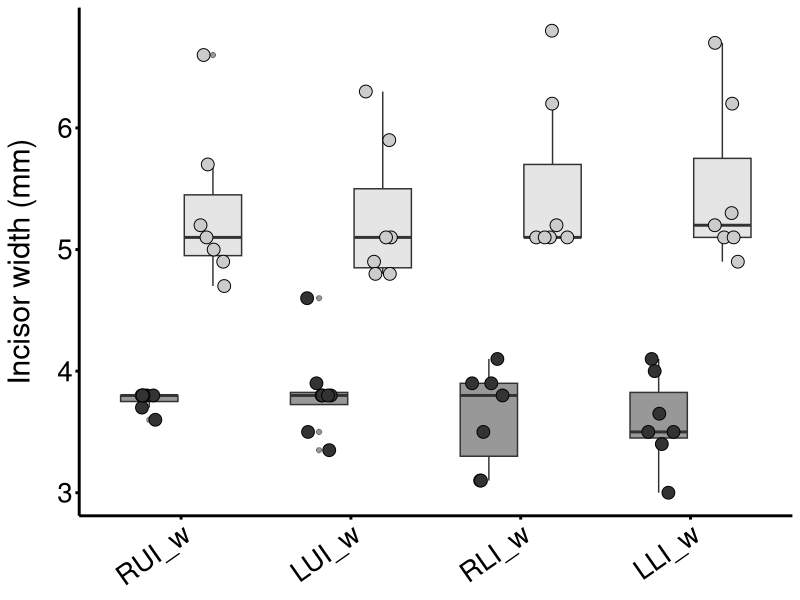

The R source for this figure:

## incisor measurements from Jeremy

library(dplyr)
library(reshape2)
library(ggplot2)

incisors <- read.csv('spreadsheets/brown-Porcupine Measurements.csv', na.strings = 'N/A',
                     colClasses = c(rep('factor', 3), rep('numeric', 8)))

head(incisors)
colnames(incisors) <- c('specimenID', 'species', 'sex', 'RUI_l', 'RUI_w', 'LUI_l', 'LUI_w', 'RLI_l', 'RLI_w', 'LLI_l', 'LLI_w')

  erdo_incisors <- incisors[incisors$species == 'E. dorsatum',]  # porcupine
  myco_inisors <- incisors[incisors$species == 'M. coypus',]     # nutria

# grouped by species/sex
  melted <- melt(incisors, id.vars = c('specimenID', 'species', 'sex'))
  grouped <- group_by(melted, species, sex, variable)

  stats_spec_sex <-  summarise(grouped, mean = mean(value, na.rm = TRUE), sd = sd(value, na.rm = TRUE), n = sum(!is.na(value)),
            se = sd(value, na.rm = TRUE)/sqrt(sum(!is.na(value))))
  
  stats_spec_sex
    ## will have some NAs for SD and SE because some combos have only n = 1 (e.g., ERDO male)
  
# grouped by just species:
  grouped_simple <- group_by(melted, species, variable)

  stats_spec <-   summarise(grouped_simple, mean = mean(value, na.rm = TRUE), sd = sd(value, na.rm = TRUE), 
                            n = sum(!is.na(value)), se = sd(value, na.rm = TRUE)/sqrt(sum(!is.na(value))))
  stats_spec    


  
# plot

  ## get widths only (length doesn't really matter)
  melted_w <- melted[melted$variable == 'RUI_w' | melted$variable == 'LUI_w' | melted$variable == 'RLI_w' | melted$variable == 'LLI_w',]

spec_plot <- ggplot(melted_w, aes(x = factor(variable), y = value, fill = species)) +
                    geom_boxplot(alpha = 0.5) +
                    geom_point(aes(fill = species), size = 4, shape = 21, position = position_jitterdodge()) +
                    ylab('Incisor width (mm)') +  
                    scale_fill_grey() + theme_classic() +
              theme(axis.text=element_text(size=20, colour = 'black'),
                    axis.text.x=element_text(angle = 35, hjust = 1),
                    axis.title.x=element_blank(),
                    axis.title.y=element_text(size=22, color = 'black', margin = margin(0,15,0,0)),
                    panel.grid.minor.x = element_blank(),
                    panel.grid.major.x = element_blank(),
                    axis.line.x = element_line(size = 1, colour = 'black'),
                    axis.line.y = element_line(size = 1, colour = 'black'),
                    axis.ticks = element_line(size = 1, colour = 'black'),
                    panel.background = element_rect(fill = 'white'),
                    legend.position = 'none') ## optionally remove legend.position = 'none

spec_plot
    
## why 2 sets of points? 


## averages

## DOUBLE CHECK: does this correctly separate ERDO/MYCO?

head(melted_w)

melted_w_erdo <- melted_w[melted_w$species == 'E. dorsatum',]
melted_w_myco <- melted_w[melted_w$species == 'M. coypus',]

stats_width_erdo <- summarise(melted_w_erdo, mean = mean(value, na.rm = TRUE), sd = sd(value, na.rm = TRUE),
                         n = sum(!is.na(value)), se = sd(value, na.rm = TRUE)/sqrt(sum(!is.na(value))))
stats_width_erdo

min(melted_w_erdo$value[!is.na(melted_w_erdo$value)])
max(melted_w_erdo$value[!is.na(melted_w_erdo$value)])

stats_width_myco <- summarise(melted_w_myco, mean = mean(value, na.rm = TRUE), sd = sd(value, na.rm = TRUE),
                              n = sum(!is.na(value)), se = sd(value, na.rm = TRUE)/sqrt(sum(!is.na(value))))
stats_width_myco

min(melted_w_myco$value[!is.na(melted_w_myco$value)])
max(melted_w_myco$value[!is.na(melted_w_myco$value)])
